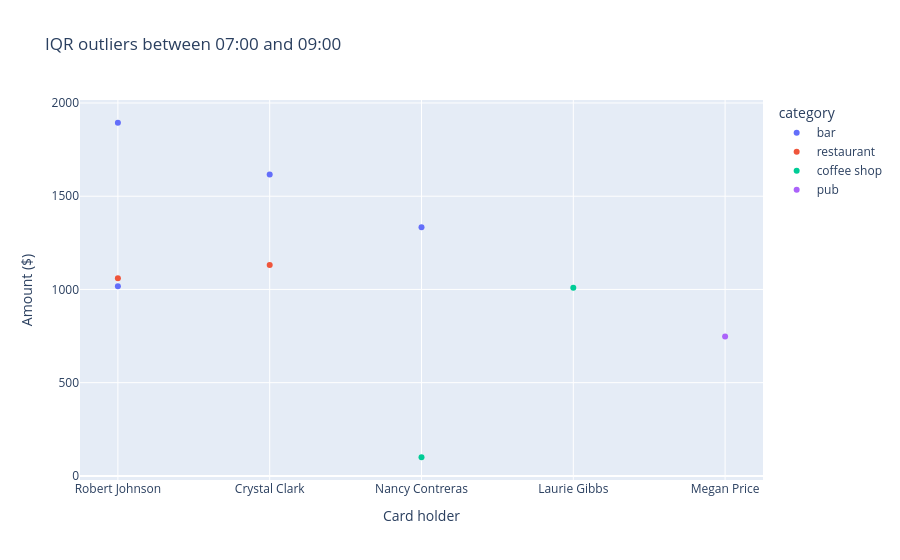

Source (notebook cell):
### Code cell
px.scatter(early_iqr.reset_index(), x="holder_name", y="amount", color="category",
           hover_data=["merchant_name", "date"],
           labels={"holder_name": "Card holder", "amount": "Amount ($)"},
           title="IQR outliers between 07:00 and 09:00")

### Figure 1 — Plotly figure (JSON) as saved in the notebook; plotly's stock layout.template omitted (floating-point values rounded to 4 significant figures)
{"data": [{"customdata": [["Curry, Scott and Richardson", "2018-12-07T07:22:03"], ["Mccarty-Thomas", "2018-03-05T08:26:08"], ["Griffin-Woodard", "2018-03-06T07:18:09"], ["Jacobs, Torres and Walker", "2018-09-06T08:28:55"]], "hovertemplate": "category=bar<br>Card holder=%{x}<br>Amount ($)=%{y}<br>merchant_name=%{customdata[0]}<br>date=%{customdata[1]}<extra></extra>", "legendgroup": "bar", "marker": {"color": "#636efa", "symbol": "circle"}, "mode": "markers", "name": "bar", "orientation": "v", "showlegend": true, "type": "scatter", "x": ["Robert Johnson", "Crystal Clark", "Nancy Contreras", "Robert Johnson"], "xaxis": "x", "y": [1894.0, 1617.0, 1334.0, 1017.0], "yaxis": "y"}, {"customdata": [["Walker, Deleon and Wolf", "2018-01-22T08:07:03"], ["Jenkins, Peterson and Beck", "2018-09-26T08:48:40"]], "hovertemplate": "category=restaurant<br>Card holder=%{x}<br>Amount ($)=%{y}<br>merchant_name=%{customdata[0]}<br>date=%{customdata[1]}<extra></extra>", "legendgroup": "restaurant", "marker": {"color": "#EF553B", "symbol": "circle"}, "mode": "markers", "name": "restaurant", "orientation": "v", "showlegend": true, "type": "scatter", "x": ["Crystal Clark", "Robert Johnson"], "xaxis": "x", "y": [1131.0, 1060.0], "yaxis": "y"}, {"customdata": [["Padilla-Clements", "2018-03-26T07:41:59"], ["Padilla-Clements", "2018-04-01T07:17:21"]], "hovertemplate": "category=coffee shop<br>Card holder=%{x}<br>Amount ($)=%{y}<br>merchant_name=%{customdata[0]}<br>date=%{customdata[1]}<extra></extra>", "legendgroup": "coffee shop", "marker": {"color": "#00cc96", "symbol": "circle"}, "mode": "markers", "name": "coffee shop", "orientation": "v", "showlegend": true, "type": "scatter", "x": ["Laurie Gibbs", "Nancy Contreras"], "xaxis": "x", "y": [1009.0, 100.0], "yaxis": "y"}, {"customdata": [["Johnson-Fuller", "2018-12-14T08:51:41"]], "hovertemplate": "category=pub<br>Card holder=%{x}<br>Amount ($)=%{y}<br>merchant_name=%{customdata[0]}<br>date=%{customdata[1]}<extra></extra>", "legendgroup": "pub", "marker": {"color": "#ab63fa", "symbol": "circle"}, "mode": "markers", "name": "pub", "orientation": "v", "showlegend": true, "type": "scatter", "x": ["Megan Price"], "xaxis": "x", "y": [748.0], "yaxis": "y"}], "layout": {"legend": {"title": {"text": "category"}, "tracegroupgap": 0}, "title": {"text": "IQR outliers between 07:00 and 09:00"}, "xaxis": {"anchor": "y", "domain": [0.0, 1.0], "title": {"text": "Card holder"}}, "yaxis": {"anchor": "x", "domain": [0.0, 1.0], "title": {"text": "Amount ($)"}}}}
